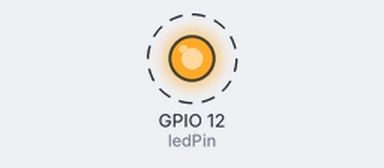
Recording of a sketch running on a simulated ESP32. Parts: output pins drawn as LEDs (lit = HIGH). Dashed ring = blinking.

Above: at 0.5 s.
Timing chart, 0 to 4.6 s (numbered marks = the images above):
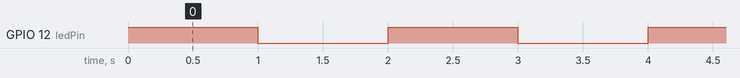

Measured:
- by itself, GPIO 12 (ledPin): alternates HIGH for 1.0 s and LOW for 1.0 s

The sketch:

CANSAT_ESP32CAM_PRUEBA4_BLINK.ino.ino
```cpp
/*
  Blink
*/

// ledPin refers to ESP32 GPIO 1
const int ledPin = 12; // No tiene todos los pines. pruebo en puerto IO2

// the setup function runs once when you press reset or power the board
void setup() {
  // initialize digital pin ledPin as an output.
  pinMode(ledPin, OUTPUT);
}

// the loop function runs over and over again forever
void loop() {
  digitalWrite(ledPin, HIGH);   // turn the LED on (HIGH is the voltage level)
  delay(1000);                  // wait for a second
  digitalWrite(ledPin, LOW);    // turn the LED off by making the voltage LOW
  delay(1000);                  // wait for a second
}
```
